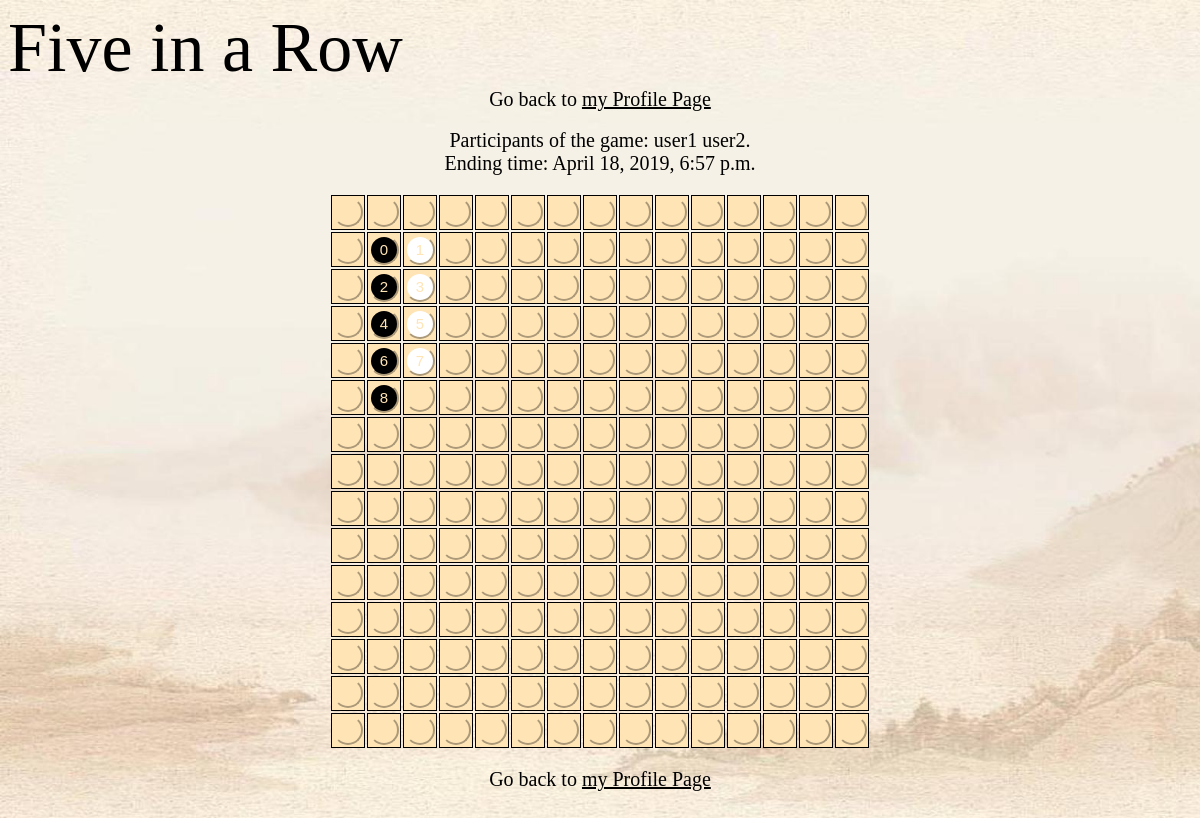
The app's page /OnlineFiveinaRow/rebuildgame/3 with its own data.
### OnlineFiveinaRow/models.py (models this page shows)
class Profile(models.Model):
	username     = models.CharField(max_length = 20)
	picture      = models.FileField(blank=True, upload_to='static/images/')
	content_type = models.CharField(max_length=50)
	game_sum     = models.IntegerField()
	win_sum      = models.IntegerField()
	game_records = models.ManyToManyField(Gamerecord, blank=True)

class Gamerecord(models.Model):
	process_record   = models.CharField(max_length=800)
	ending_time      = models.DateTimeField(auto_now_add=True)

### OnlineFiveinaRow/views.py (the view)
# urls.py: path('rebuildgame/<int:id>',views.rebuild_game,name='rebuildgame'),
def rebuild_game(request,id):
    re_game_record=Gamerecord.objects.get(id=id)
    time = re_game_record.ending_time
    participant_a=re_game_record.profile_set.all()[0].username
    participant_b=re_game_record.profile_set.all()[1].username
    print(re_game_record.process_record)
    record_array=re_game_record.process_record.split(" ")
    record_array_temp=record_array
    record_array_temp.pop()
    counter=0
    while counter<len(record_array_temp):
        record_array_temp[counter]=int(record_array[counter])
        counter=counter+1
    context={'record_array':json.dumps(record_array_temp), 'p_a':participant_a,'p_b':participant_b, 'time':time}
    return render(request,'OnlineFiveinaRow/gamerebuilding.html',context)

### OnlineFiveinaRow/templates/OnlineFiveinaRow/gamerebuilding.html (shortened to what this page needs)
{% extends "OnlineFiveinaRow/base_game.html" %}
{% block content %}
   <div class="desc_char">Go back to <a href="{% url 'profile_me' %}">my Profile Page</a></div>
   <br>
	<div class="desc_char">Participants of the game: {{p_a}}     {{p_b}}.</div>
   <div class="desc_char">Ending time: {{time}}</div>
   <br>
   <br>
   <div class="desc_char">Go back to <a href="{% url 'profile_me' %}">my Profile Page</a></div>
   <br><br>
{% endblock %}

### OnlineFiveinaRow/static/OnlineFiveinaRow/OnlineFiveinaRow.css (style rules this page uses)
.desc_char { font-size:20px; color:black; }
a { color:black; }
.game { background-image:url(../images/game_background.jpg); background-repeat:no-repeat; background-size: cover; -webkit-background-size: cover; background-attachment: fixed; height: 100%; width:100%; }

### records on screen
Profile: username "user1"
Profile: username "user2"
Gamerecord: ending_time "April 18, 2019, 6:57 p.m."
